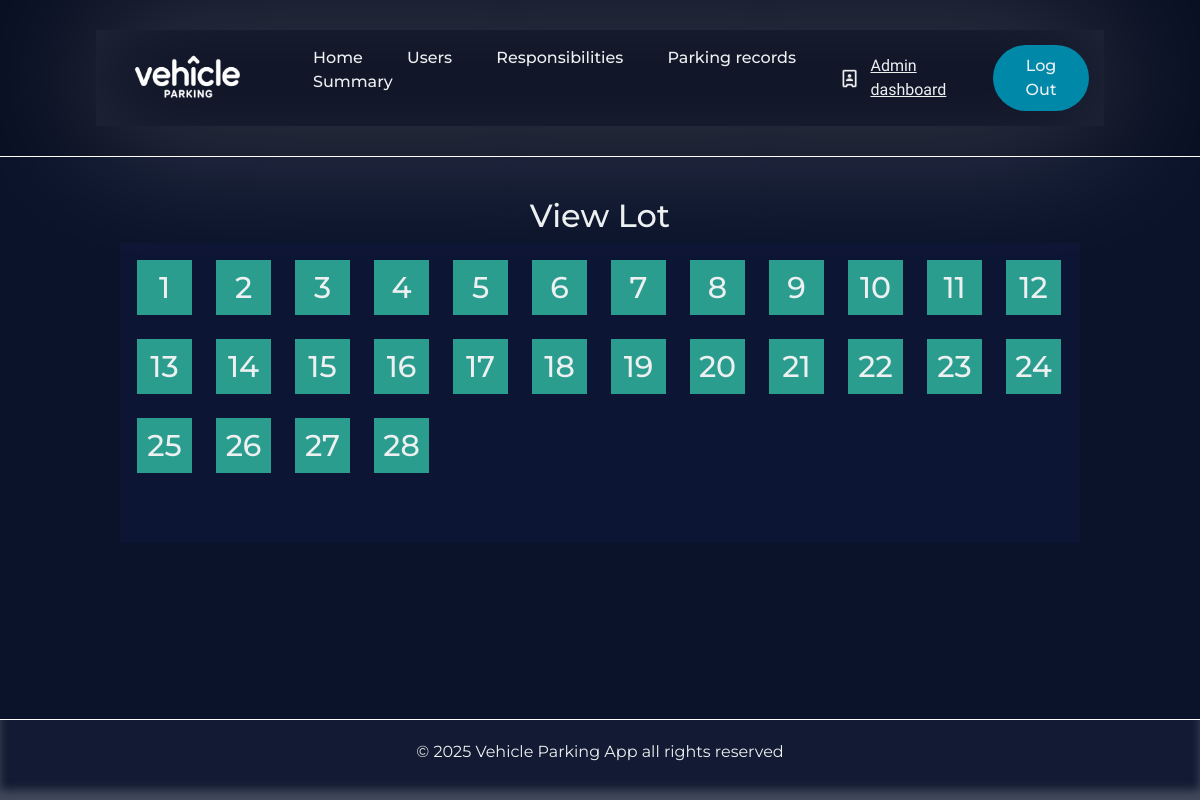
Screenshot of /view-parking-lot/1 with the database file from the repository.
### Application/models.py (models this page shows)
class Parkingspots(db.Model):
    __tablename__='parking_spots'
    id=db.Column(db.Integer,primary_key=True)
    lot_id=db.Column(db.Integer,db.ForeignKey('parking_lot.id'),nullable=False)
    spot_number=db.Column(db.Integer,nullable=False)
    status=db.Column(db.String(20),default='Available',nullable=False) # A= Available,O=Occupied
    record=db.relationship('Parkingrecords',backref='spot',lazy=True)

### Application/controllers.py (the view)
@app.route('/view-parking-lot/<int:lot_id>',methods=['GET','POST'])
def view_lot(lot_id):
    parking_spots=Parkingspots.query.filter_by(lot_id=lot_id).all()
    return render_template('view_parkinglot.html',parking_spots=parking_spots)

### templates/view_parkinglot.html (shortened to what this page needs)
{% extends 'admin_base.html' %}
{% block content %}
<div class="view-container">
            <div class="view-lot-heading">
                <h2> View Lot </h2>
            </div>
            <div class="view-parking-lot">
            {% for spots in parking_spots %}
                {% if spots.status=='A' %}
                    <a href="/view-parking-spot/Available/{{spots.id}}">
                        <div class="parking-spots-available">
                            {{spots.spot_number}}
                        </div>
                    </a>
                {% else %}
                    <a href="/view-parking-spot/Occupied/{{spots.id}}">
                        <div class="parking-spots-occupied">
                            {{spots.spot_number}}
                        </div>
                    </a>
                {% endif %}
            {% endfor %}
            </div>
</div>
{% endblock %}

### static/style.css (style rules this page uses)
* { box-sizing: border-box; margin: 0; padding: 0; font-family: "Montserrat",sans-serif; }
html,body { height: 100%; background-color: #0b132b; color: #edf0f1; }
li,a,button { font-weight: 500; font-size: 16px; color: inherit; text-decoration: none; }
.view-container { height: auto; display: flex; flex-direction: column; align-items: center; min-height: 300px; margin-top: 20px; }
.view-parking-lot { background-color: rgba(16, 24, 63, 0.445); min-width: 50%; height: auto; display: flex; min-height: 300px; flex-wrap: wrap; gap: 10px; align-content: flex-start; padding: 10px; max-width: 1200px; }
.parking-spots-available { height: 55px; width: 55px; background-color: #2a9d8f ; margin: 7px; display: flex; justify-content: center; align-items: center; font-size: 30px; }

### rows the page displays
Parkingspots: spot_number "1"
Parkingspots: spot_number "2"
Parkingspots: spot_number "3"
Parkingspots: spot_number "4"
Parkingspots: spot_number "5"
Parkingspots: spot_number "6"
Parkingspots: spot_number "7"
Parkingspots: spot_number "8"
Parkingspots: spot_number "9"
Parkingspots: spot_number "10"
Parkingspots: spot_number "11"
Parkingspots: spot_number "12"
Parkingspots: spot_number "13"
Parkingspots: spot_number "14"
Parkingspots: spot_number "15"
Parkingspots: spot_number "16"
Parkingspots: spot_number "17"
Parkingspots: spot_number "18"
Parkingspots: spot_number "19"
Parkingspots: spot_number "20"
Parkingspots: spot_number "21"
Parkingspots: spot_number "22"
Parkingspots: spot_number "23"
Parkingspots: spot_number "24"
Parkingspots: spot_number "25"
Parkingspots: spot_number "26"
Parkingspots: spot_number "27"
Parkingspots: spot_number "28"
